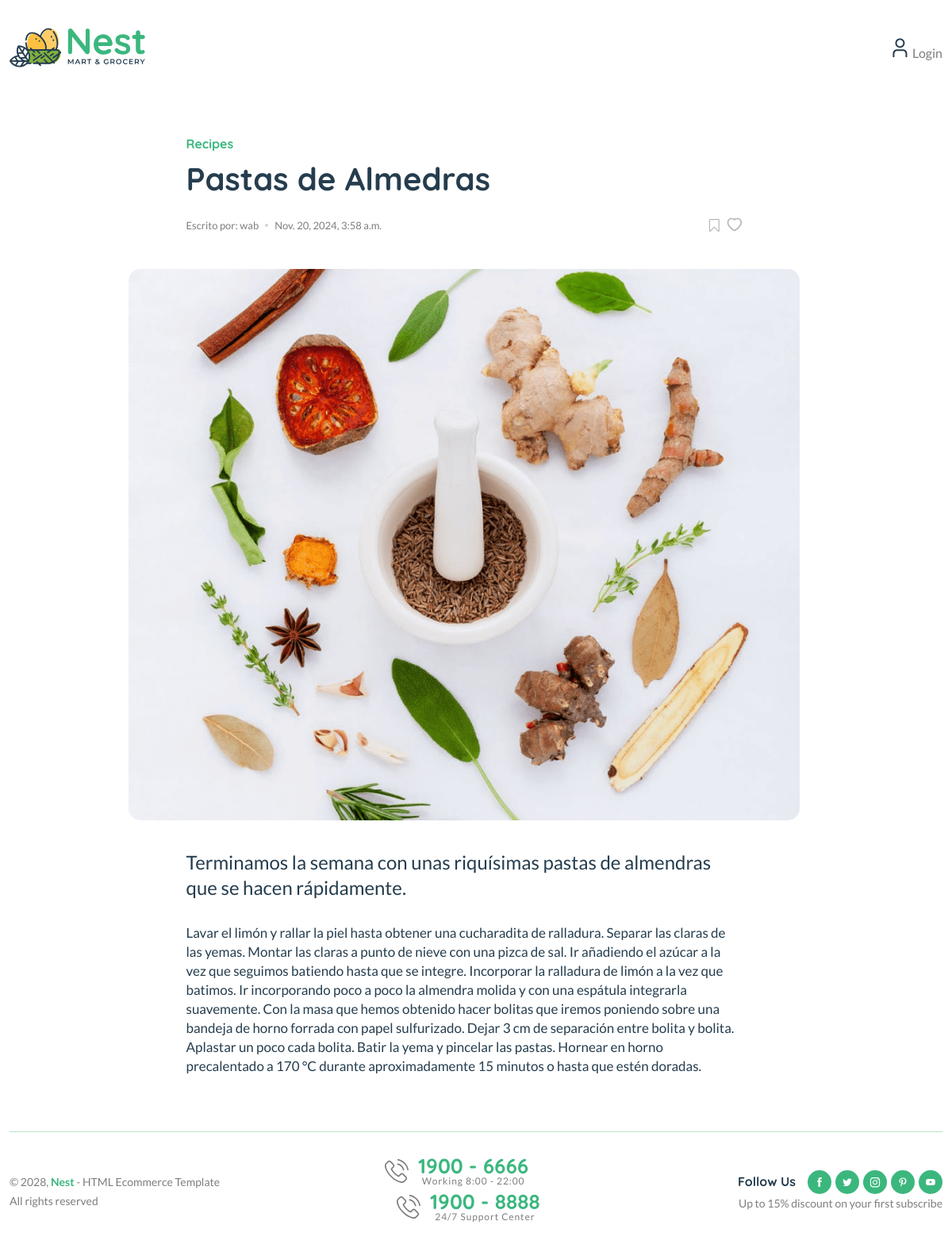
Screenshot of /blog/pastas-de-almendras with the database file from the repository.
### blogs/models.py (models this page shows, shortened)
class Blog(models.Model):
    title = models.CharField(max_length=100)
    slug = models.SlugField(max_length=150, unique=True, blank=True)
    category = models.ForeignKey(Category, on_delete=models.CASCADE)
    author = models.ForeignKey(User, on_delete=models.CASCADE)
    featured_image = models.ImageField(upload_to='uploads/%Y/%m/%d')
    short_description = models.TextField(max_length=500)
    blog_body = models.TextField(max_length=2000)
    status = models.TextField(max_length=20, choices=STATUS_CHOICES, default="Draft")
    is_featured = models.BooleanField(default=False)
    created_at = models.DateTimeField(auto_now_add=True)
    updated_at = models.DateTimeField(auto_now=True)

### blogs/views.py (the view)
# urls.py: path('blog/<slug:slug>', BlogViews.blogs, name='blogs'),
def blogs(request, slug):
    single_blog = get_object_or_404(Blog, slug=slug)
    context = {
        'single_blog' : single_blog,
    }
    return render(request, 'blogs.html', context)

### blogs/context_processors.py (called while the page is built)
def get_categories(reques):
    categories = Category.objects.all()
    return dict(categories=categories)

### templates/blogs.html
{% extends 'base.html' %}
{% load static %}
{% block content %}
<main class="main">
    <div class="page-content mb-50">
        <div class="container">
            <div class="row">
                <div class="col-lg-9 m-auto">
                    <div class="single-page pt-50 pr-30">
                        <div class="single-header style-2">
                            <div class="row">
                                <div class="col-xl-10 col-lg-12 m-auto">
                                    <h6 class="mb-10"><a href="#">Recipes</a></h6>
                                    <h2 class="mb-10"> {{ single_blog.title }}</h2>
                                    <div class="single-header-meta">
                                        <div class="entry-meta meta-1 font-xs mt-15 mb-15">
                                            <span class="post-by">Escrito por: {{ single_blog.author }} </span>
                                            <span class="post-on has-dot">{{ single_blog.created_at }}</span>
                                        </div>
                                        <div class="social-icons single-share">
                                            <ul class="text-grey-5 d-inline-block">
                                                <li class="mr-5"><a href="#"><img src="{% static 'assets/imgs/theme/icons/icon-bookmark.svg' %}" alt=""></a></li>
                                                <li><img src=" {% static 'assets/imgs/theme/icons/icon-heart-2.svg' %}" alt=""></li>
                                            </ul>
                                        </div>
                                    </div>
                                </div>
                            </div>
                        </div>
                        <figure class="single-thumbnail">
                            <img src="{{ single_blog.featured_image.url }}" alt="">
                        </figure>
                        <div class="single-content">
                            <div class="row">
                                <div class="col-xl-10 col-lg-12 m-auto">
                                    <p class="single-excerpt"> {{ single_blog.short_description }}</p>
                                    <p>{{ single_blog.blog_body }}</p>
                            </div>
                        </div>
                    </div>
                </div>
            </div>
        </div>
    </div>
    </div>
</main>
{% endblock  %}

### rows the page displays
Blog: title "Pastas de Almedras", author "wab", created_at "Nov. 20, 2024, 3:58 a.m.", featured_image (picture), short_description "Terminamos la semana con unas riquísimas pastas de almendras que se hacen rápidamente.", blog_body "Lavar el limón y rallar la piel hasta obtener una cucharadita de ralladura. Separar las claras de las yemas. Montar las claras a punto de nieve con una pizca de sal. Ir añadiendo el azúcar a la vez que seguimos batiendo hasta que se integre. Incorporar la ralladura de limón a la vez que batimos. Ir incorporando poco a poco la almendra molida y con una espátula integrarla suavemente. Con la masa que hemos obtenido hacer bolitas que iremos poniendo sobre una bandeja de horno forrada con papel sulfurizado. Dejar 3 cm de separación entre bolita y bolita. Aplastar un poco cada bolita. Batir la yema y pincelar las pastas. Hornear en horno precalentado a 170 °C durante aproximadamente 15 minutos o…"
